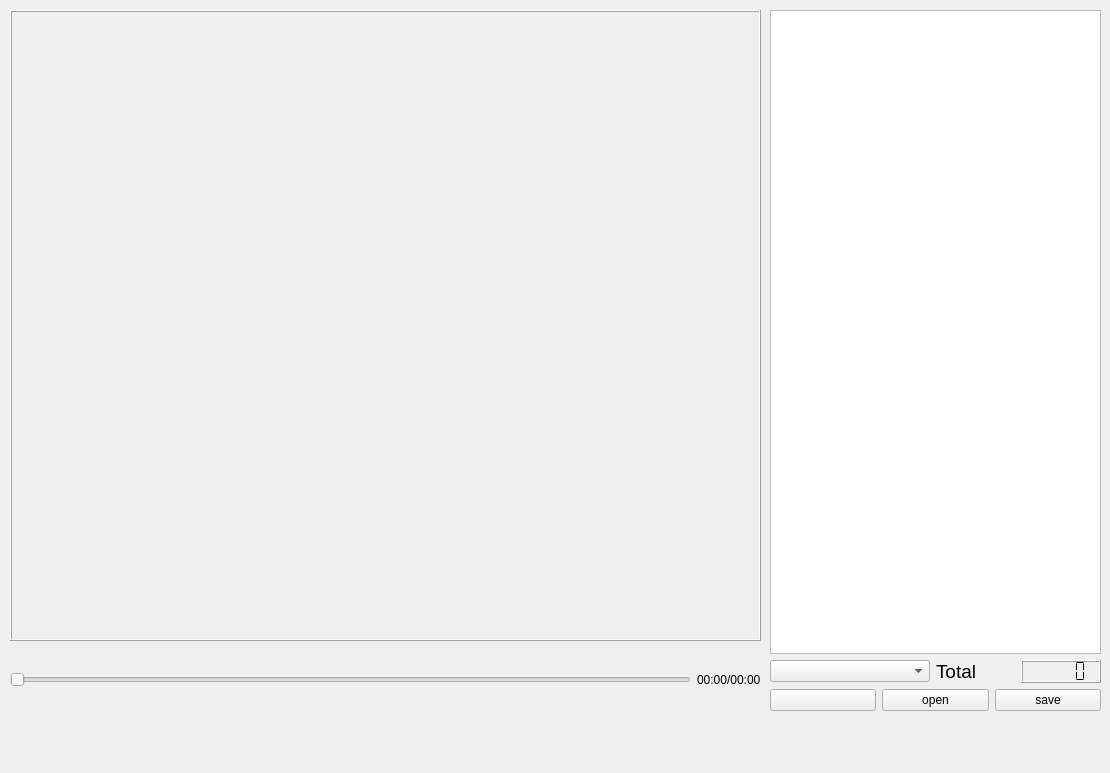
<?xml version="1.0" encoding="UTF-8"?>
<ui version="4.0">
 <class>MalariaFinder</class>
 <widget class="QMainWindow" name="MalariaFinder">
  <property name="geometry">
   <rect>
    <x>0</x>
    <y>0</y>
    <width>1110</width>
    <height>773</height>
   </rect>
  </property>
  <property name="windowTitle">
   <string>MainWindow</string>
  </property>
  <property name="tabShape">
   <enum>QTabWidget::Rounded</enum>
  </property>
  <widget class="QWidget" name="centralwidget">
   <widget class="QWidget" name="layoutWidget">
    <property name="geometry">
     <rect>
      <x>10</x>
      <y>650</y>
      <width>751</width>
      <height>59</height>
     </rect>
    </property>
    <layout class="QHBoxLayout" name="horizontalLayout">
     <property name="sizeConstraint">
      <enum>QLayout::SetDefaultConstraint</enum>
     </property>
     <property name="topMargin">
      <number>0</number>
     </property>
     <property name="bottomMargin">
      <number>0</number>
     </property>
     <item>
      <widget class="QSlider" name="timeSlider">
       <property name="orientation">
        <enum>Qt::Horizontal</enum>
       </property>
      </widget>
     </item>
     <item>
      <widget class="QLabel" name="timeLabel">
       <property name="text">
        <string>00:00/00:00</string>
       </property>
      </widget>
     </item>
    </layout>
   </widget>
   <widget class="QWidget" name="verticalLayoutWidget">
    <property name="geometry">
     <rect>
      <x>10</x>
      <y>10</y>
      <width>751</width>
      <height>631</height>
     </rect>
    </property>
    <layout class="QVBoxLayout" name="verticalLayout">
     <item>
      <widget class="QFrame" name="videoFrame">
       <property name="autoFillBackground">
        <bool>false</bool>
       </property>
       <property name="frameShape">
        <enum>QFrame::Box</enum>
       </property>
       <property name="frameShadow">
        <enum>QFrame::Raised</enum>
       </property>
      </widget>
     </item>
    </layout>
   </widget>
   <widget class="QWidget" name="gridLayoutWidget">
    <property name="geometry">
     <rect>
      <x>770</x>
      <y>10</y>
      <width>331</width>
      <height>701</height>
     </rect>
    </property>
    <layout class="QGridLayout" name="gridLayout">
     <item row="1" column="4">
      <widget class="QLCDNumber" name="totalNumber">
       <property name="segmentStyle">
        <enum>QLCDNumber::Flat</enum>
       </property>
      </widget>
     </item>
     <item row="1" column="3">
      <widget class="QLabel" name="label">
       <property name="font">
        <font>
         <pointsize>14</pointsize>
        </font>
       </property>
       <property name="text">
        <string>Total</string>
       </property>
      </widget>
     </item>
     <item row="2" column="1" colspan="4">
      <layout class="QHBoxLayout" name="horizontalLayout_2">
       <item>
        <widget class="QPushButton" name="playButton">
         <property name="text">
          <string/>
         </property>
        </widget>
       </item>
       <item>
        <widget class="QPushButton" name="openButton">
         <property name="text">
          <string>open</string>
         </property>
        </widget>
       </item>
       <item>
        <widget class="QPushButton" name="saveButton">
         <property name="text">
          <string>save</string>
         </property>
        </widget>
       </item>
      </layout>
     </item>
     <item row="0" column="1" colspan="4">
      <widget class="QListWidget" name="listWidget"/>
     </item>
     <item row="1" column="1" colspan="2">
      <widget class="QComboBox" name="modeCbBox">
       <property name="currentText">
        <string notr="true"/>
       </property>
       <property name="currentIndex">
        <number>-1</number>
       </property>
      </widget>
     </item>
    </layout>
   </widget>
  </widget>
  <widget class="QMenuBar" name="menubar">
   <property name="enabled">
    <bool>true</bool>
   </property>
   <property name="geometry">
    <rect>
     <x>0</x>
     <y>0</y>
     <width>1110</width>
     <height>25</height>
    </rect>
   </property>
  </widget>
  <widget class="QStatusBar" name="statusbar">
   <property name="sizeGripEnabled">
    <bool>false</bool>
   </property>
  </widget>
 </widget>
 <resources/>
 <connections/>
</ui>
